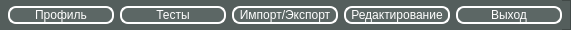
        <widget class="QFrame" name="frame_2">
         <property name="sizePolicy">
          <sizepolicy hsizetype="Preferred" vsizetype="Expanding">
           <horstretch>0</horstretch>
           <verstretch>0</verstretch>
          </sizepolicy>
         </property>
         <property name="minimumSize">
          <size>
           <width>0</width>
           <height>0</height>
          </size>
         </property>
         <property name="maximumSize">
          <size>
           <width>16777215</width>
           <height>30</height>
          </size>
         </property>
         <property name="styleSheet">
          <string notr="true">background-color: rgb(84, 94, 92);</string>
         </property>
         <property name="frameShape">
          <enum>QFrame::StyledPanel</enum>
         </property>
         <property name="frameShadow">
          <enum>QFrame::Raised</enum>
         </property>
         <widget class="QWidget" name="horizontalLayoutWidget_2">
          <property name="geometry">
           <rect>
            <x>0</x>
            <y>0</y>
            <width>562</width>
            <height>31</height>
           </rect>
          </property>
          <layout class="QHBoxLayout" name="horizontalLayout_2">
           <property name="leftMargin">
            <number>8</number>
           </property>
           <property name="rightMargin">
            <number>0</number>
           </property>
           <item>
            <widget class="QPushButton" name="pushButton_profile">
             <property name="minimumSize">
              <size>
               <width>105</width>
               <height>0</height>
              </size>
             </property>
             <property name="styleSheet">
              <string notr="true">QPushButton {
	color: white;
	background-color: rgb(92, 103, 101);
	border: 2px solid white;
	border-radius: 8px;
}

QPushButton::pressed {
	background-color: rgb(77, 86, 84);
}</string>
             </property>
             <property name="text">
              <string>Профиль</string>
             </property>
            </widget>
           </item>
           <item>
            <widget class="QPushButton" name="pushButton_test_list">
             <property name="minimumSize">
              <size>
               <width>105</width>
               <height>0</height>
              </size>
             </property>
             <property name="styleSheet">
              <string notr="true">QPushButton {
	color: white;
	background-color: rgb(92, 103, 101);
	border: 2px solid white;
	border-radius: 8px;
}

QPushButton::pressed {
	background-color: rgb(77, 86, 84);
}</string>
             </property>
             <property name="text">
              <string>Тесты</string>
             </property>
            </widget>
           </item>
           <item>
            <widget class="QPushButton" name="pushButton_import_export">
             <property name="minimumSize">
              <size>
               <width>105</width>
               <height>0</height>
              </size>
             </property>
             <property name="styleSheet">
              <string notr="true">QPushButton {
	color: white;
	background-color: rgb(92, 103, 101);
	border: 2px solid white;
	border-radius: 8px;
}

QPushButton::pressed {
	background-color: rgb(77, 86, 84);
}</string>
             </property>
             <property name="text">
              <string>Импорт/Экспорт</string>
             </property>
            </widget>
           </item>
           <item>
            <widget class="QPushButton" name="pushButton_edit">
             <property name="minimumSize">
              <size>
               <width>105</width>
               <height>0</height>
              </size>
             </property>
             <property name="styleSheet">
              <string notr="true">QPushButton {
	color: white;
	background-color: rgb(92, 103, 101);
	border: 2px solid white;
	border-radius: 8px;
}

QPushButton::pressed {
	background-color: rgb(77, 86, 84);
}</string>
             </property>
             <property name="text">
              <string>Редактирование</string>
             </property>
            </widget>
           </item>
           <item>
            <widget class="QPushButton" name="pushButton_sign_out">
             <property name="minimumSize">
              <size>
               <width>105</width>
               <height>0</height>
              </size>
             </property>
             <property name="styleSheet">
              <string notr="true">QPushButton {
	color: white;
	background-color: rgb(92, 103, 101);
	border: 2px solid white;
	border-radius: 8px;
}

QPushButton::pressed {
	background-color: rgb(77, 86, 84);
}</string>
             </property>
             <property name="text">
              <string>Выход</string>
             </property>
            </widget>
           </item>
          </layout>
         </widget>
        </widget>
